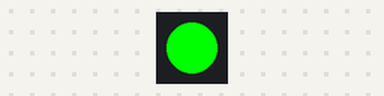
Bench run of a sketch on a simulated Arduino Uno, built with avr-gcc and run on an emulated ATmega328P. On the bench: 1 RGB LEDs in strip order, left to right. Dim RGB values are drawn brighter than linear; colours are those a GRB WS2812 strip shows for the declared byte order; what the sketch prints to the serial monitor is not drawn.

Above: at 0.6 s.
At 1.6 s:
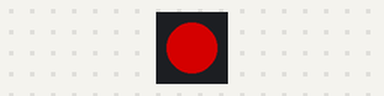
At 5.6 s:
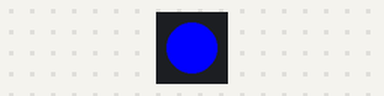
Timing chart, 0 to 7.0 s (numbered marks = the images above):
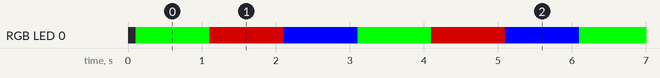

Measured:
- by itself, RGB LED 0: repeats every 3.0 s: RGB(128, 0, 0) 1.0 s, RGB(0, 0, 255) 1.0 s, RGB(0, 255, 0) 1.0 s
- by itself, everything shown: repeats every 3.0 s, in 3 steps

The sketch:

LED_RGB.ino
```cpp
#include <FastLED.h>

// How many leds in your strip?
#define NUM_LEDS 1

// For led chips like WS2812, which have a data line, ground, and power, you just
// need to define DATA_PIN.  For led chipsets that are SPI based (four wires - data, clock,
// ground, and power), like the LPD8806 define both DATA_PIN and CLOCK_PIN
// Clock pin only needed for SPI based chipsets when not using hardware SPI
#define DATA_PIN 16
#define CLOCK_PIN 13

// Define the array of leds
CRGB leds[NUM_LEDS];

void setup() {
  Serial.begin(9600);
  Serial.println("");
  Serial.println("**************************");
  Serial.println("RGB led changing every s");
  Serial.println("Hardware configuration (only one LED considered): VCC = V5, GND = GND, data = D0 (on Wemos D1 mini board)");
    // Uncomment/edit one of the following lines for your leds arrangement.
    // ## Clockless types ##
    // FastLED.addLeds<NEOPIXEL, DATA_PIN>(leds, NUM_LEDS);  // GRB ordering is assumed
    // FastLED.addLeds<SM16703, DATA_PIN, RGB>(leds, NUM_LEDS);
    // FastLED.addLeds<TM1829, DATA_PIN, RGB>(leds, NUM_LEDS);
    // FastLED.addLeds<TM1812, DATA_PIN, RGB>(leds, NUM_LEDS);
    // FastLED.addLeds<TM1809, DATA_PIN, RGB>(leds, NUM_LEDS);
    // FastLED.addLeds<TM1804, DATA_PIN, RGB>(leds, NUM_LEDS);
    // FastLED.addLeds<TM1803, DATA_PIN, RGB>(leds, NUM_LEDS);
    // FastLED.addLeds<UCS1903, DATA_PIN, RGB>(leds, NUM_LEDS);
    // FastLED.addLeds<UCS1903B, DATA_PIN, RGB>(leds, NUM_LEDS);
    // FastLED.addLeds<UCS1904, DATA_PIN, RGB>(leds, NUM_LEDS);
    // FastLED.addLeds<UCS2903, DATA_PIN, RGB>(leds, NUM_LEDS);
    FastLED.addLeds<WS2812, DATA_PIN, RGB>(leds, NUM_LEDS);  // GRB ordering is typical
    // FastLED.addLeds<WS2852, DATA_PIN, RGB>(leds, NUM_LEDS);  // GRB ordering is typical
    // FastLED.addLeds<WS2812B, DATA_PIN, RGB>(leds, NUM_LEDS);  // GRB ordering is typical
    // FastLED.addLeds<GS1903, DATA_PIN, RGB>(leds, NUM_LEDS);
    // FastLED.addLeds<SK6812, DATA_PIN, RGB>(leds, NUM_LEDS);  // GRB ordering is typical
    // FastLED.addLeds<SK6822, DATA_PIN, RGB>(leds, NUM_LEDS);
    // FastLED.addLeds<APA106, DATA_PIN, RGB>(leds, NUM_LEDS);
    // FastLED.addLeds<PL9823, DATA_PIN, RGB>(leds, NUM_LEDS);
    // FastLED.addLeds<SK6822, DATA_PIN, RGB>(leds, NUM_LEDS);
    // FastLED.addLeds<WS2811, DATA_PIN, RGB>(leds, NUM_LEDS);
    // FastLED.addLeds<WS2813, DATA_PIN, RGB>(leds, NUM_LEDS);
    // FastLED.addLeds<APA104, DATA_PIN, RGB>(leds, NUM_LEDS);
    // FastLED.addLeds<WS2811_400, DATA_PIN, RGB>(leds, NUM_LEDS);
    // FastLED.addLeds<GE8822, DATA_PIN, RGB>(leds, NUM_LEDS);
    // FastLED.addLeds<GW6205, DATA_PIN, RGB>(leds, NUM_LEDS);
    // FastLED.addLeds<GW6205_400, DATA_PIN, RGB>(leds, NUM_LEDS);
    // FastLED.addLeds<LPD1886, DATA_PIN, RGB>(leds, NUM_LEDS);
    // FastLED.addLeds<LPD1886_8BIT, DATA_PIN, RGB>(leds, NUM_LEDS);
    // ## Clocked (SPI) types ##
    // FastLED.addLeds<LPD6803, DATA_PIN, CLOCK_PIN, RGB>(leds, NUM_LEDS);  // GRB ordering is typical
    // FastLED.addLeds<LPD8806, DATA_PIN, CLOCK_PIN, RGB>(leds, NUM_LEDS);  // GRB ordering is typical
    // FastLED.addLeds<WS2801, DATA_PIN, CLOCK_PIN, RGB>(leds, NUM_LEDS);
    // FastLED.addLeds<WS2803, DATA_PIN, CLOCK_PIN, RGB>(leds, NUM_LEDS);
    // FastLED.addLeds<SM16716, DATA_PIN, CLOCK_PIN, RGB>(leds, NUM_LEDS);
    // FastLED.addLeds<P9813, DATA_PIN, CLOCK_PIN, RGB>(leds, NUM_LEDS);  // BGR ordering is typical
    // FastLED.addLeds<DOTSTAR, DATA_PIN, CLOCK_PIN, RGB>(leds, NUM_LEDS);  // BGR ordering is typical
    // FastLED.addLeds<APA102, DATA_PIN, CLOCK_PIN, RGB>(leds, NUM_LEDS);  // BGR ordering is typical
    // FastLED.addLeds<SK9822, DATA_PIN, CLOCK_PIN, RGB>(leds, NUM_LEDS);  // BGR ordering is typical
}

void loop() {
  // Turn the LED on, then pause
  leds[0] = CRGB::Red;
  FastLED.show();
  delay(1000);
  // Now turn the LED off, then pause
  leds[0] = CRGB::Green;
  FastLED.show();
  delay(1000);
  // Now turn the LED off, then pause
  leds[0] = CRGB::Blue;
  FastLED.show();
  delay(1000);
}
```
